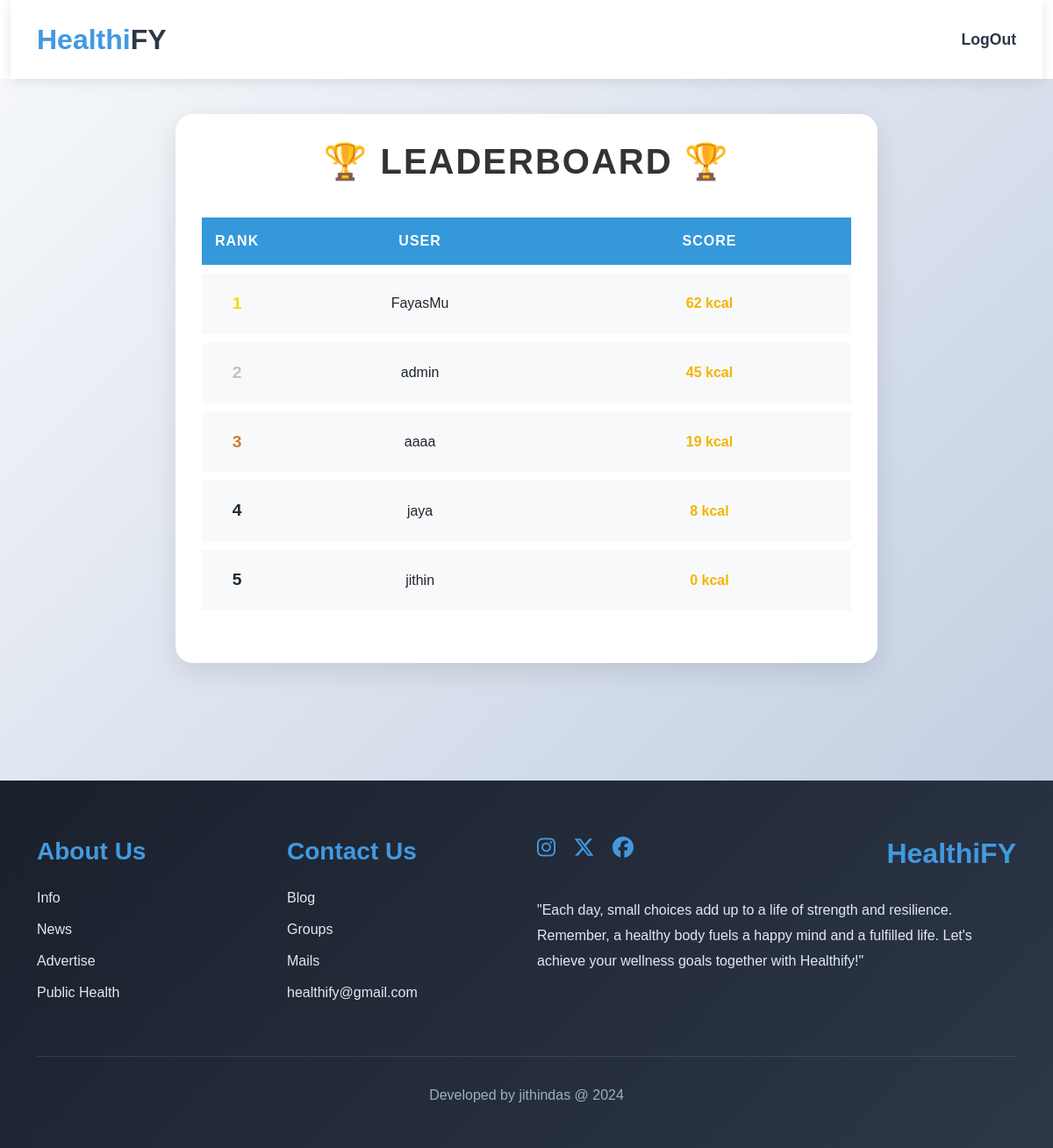
The app's page /exercise_leaderboard/, older data.
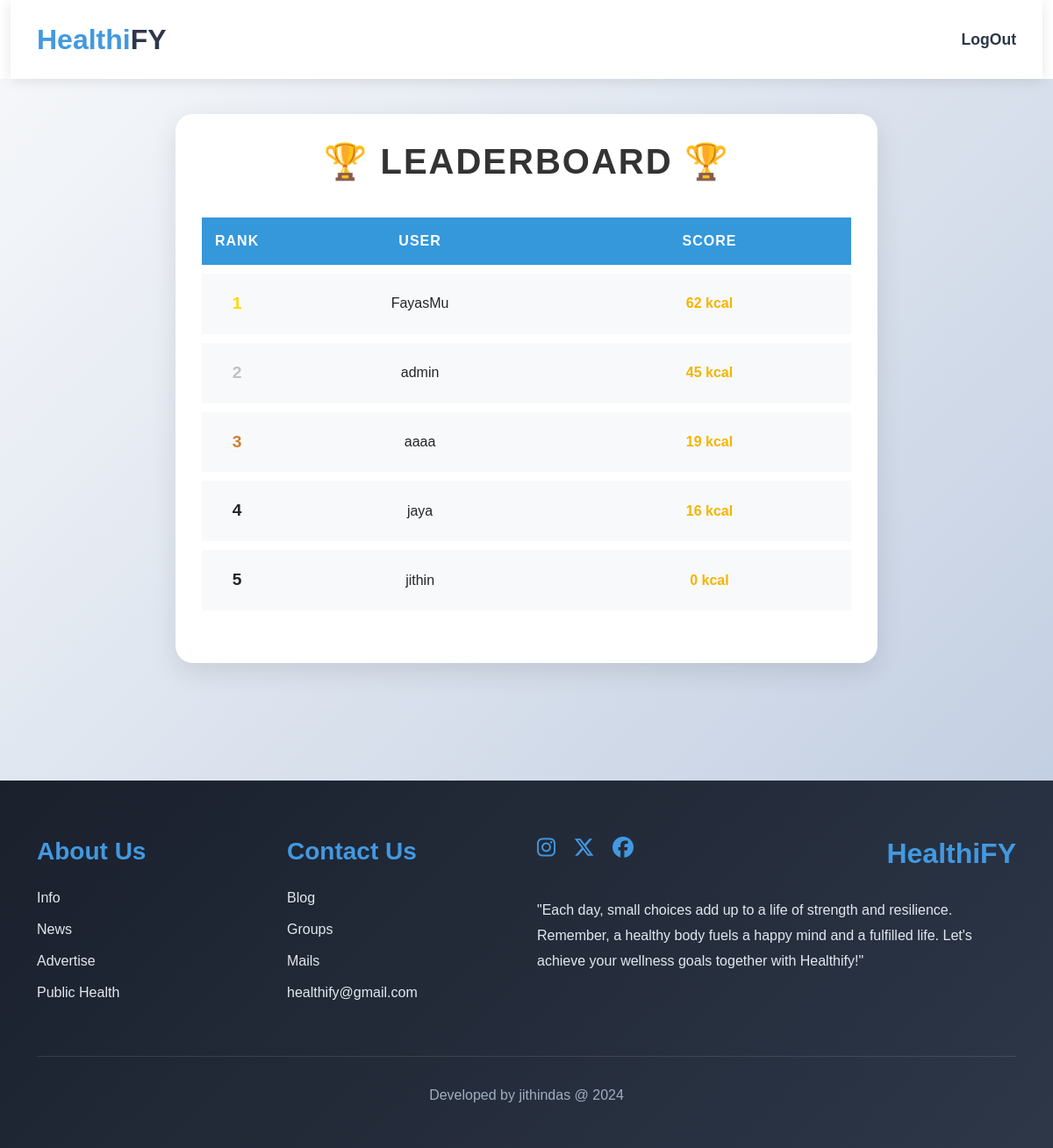
The same page, newer data.
### web/models.py (models this page shows, shortened)
class Exercise_Goal(models.Model):
    user = models.OneToOneField(User, on_delete=models.CASCADE)
    total_calories = models.PositiveIntegerField(default=0)

### web/views.py (the view)
# urls.py: path('exercise_leaderboard/', Exercise_Leaderboard_View.as_view(), name='exercise_leaderboard'),
class Exercise_Leaderboard_View(View):
    def get(self, request):
        users = User.objects.all()
        for user in users:
            total_calories = Exercise_Data.objects.filter(user=user).aggregate(
                total=Sum("exercise__calories_burned")
            )["total"] or 0  # Default to 0 if no exercise data
            Exercise_Goal.objects.update_or_create(user=user, defaults={"total_calories": total_calories})
        leaderboard = Exercise_Goal.objects.select_related("user").order_by("-total_calories")[:5]
        return render(request, "exercise_leaderboard.html", {"leaderboard": leaderboard})

### web/templates/exercise_leaderboard.html (shortened to what this page needs)
{% extends 'profile_update.html' %}
{% load static %}
{% block content %}
<div class="leaderboard-section">
    <div class="leaderboard-container">
        <h2 class="leaderboard-title">🏆 LEADERBOARD 🏆</h2>
        <table class="leaderboard-table">
            <tr>
                <th>Rank</th>
                <th>User</th>
                <th>Score</th>
            </tr>
            {% for entry in leaderboard %}
            <tr class="{% if forloop.counter == 1 %}rank-1{% elif forloop.counter == 2 %}rank-2{% elif forloop.counter == 3 %}rank-3{% endif %}">
                <td class="rank">{{ forloop.counter }}</td>
                <td>
                    <div class="user-info">
                        {{ entry.user.username }}
                    </div>
                </td>
                <td class="calories">{{ entry.total_calories }} kcal</td>
            </tr>
            {% empty %}
            <tr>
                <td colspan="3" class="empty-message">
                    Start exercising to join the leaderboard! 💪
                </td>
            </tr>
            {% endfor %}
        </table>
    </div>
</div>
{% endblock content %}

Row changes from the older to the newer data that the page shows:
changed Exercise_Goal "jaya": total_calories "8" → "16"
